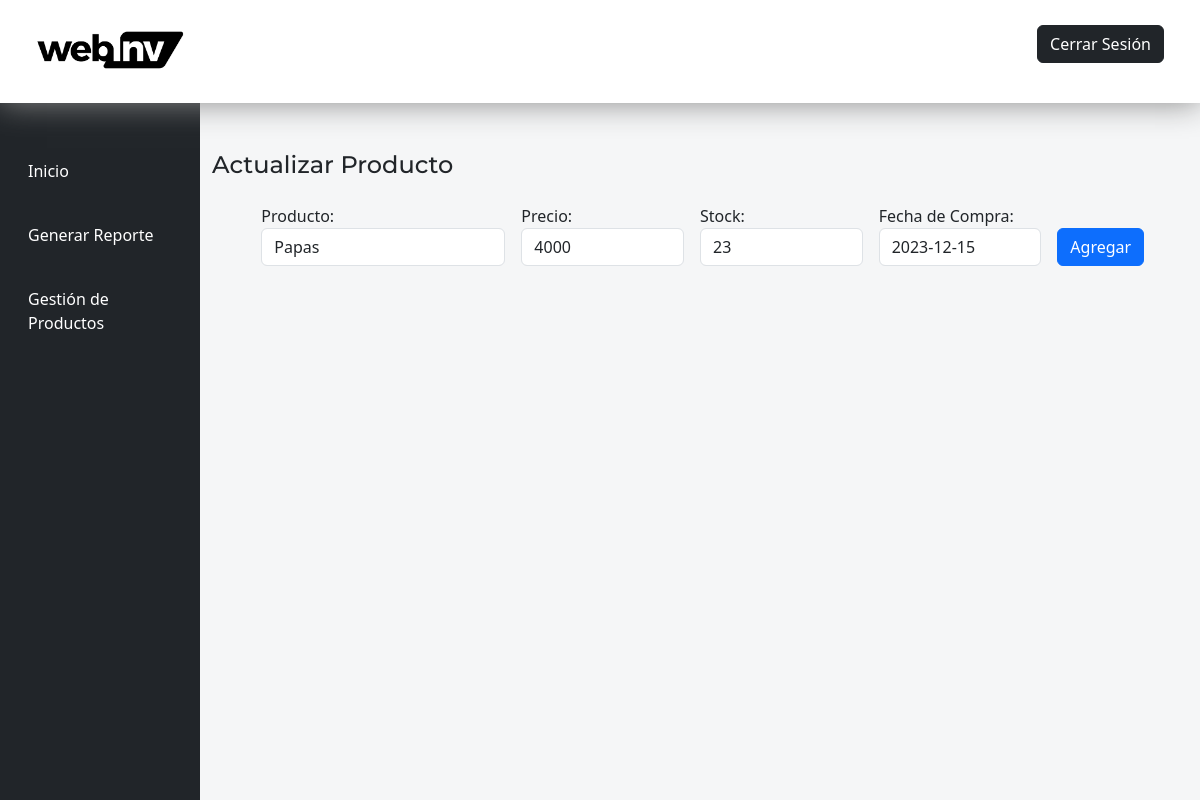
Screenshot of /actualizar_producto/2/ with the database file from the repository.
### productos/models.py (models this page shows, shortened)
class Producto(models.Model):
    id = models.AutoField(primary_key=True)
    nombre_producto = models.CharField(max_length=50)
    precio = models.IntegerField(default = 0)
    stock = models.IntegerField(default = 0)
    fecha_compra = models.DateField(max_length=50)
    created_at = models.DateTimeField(auto_now_add = True)

### web/views.py (the view)
# urls.py: path('actualizar_producto/<int:producto_id>/', views.actualizar_producto, name='actualizar_producto'),
def actualizar_producto(request, producto_id):
    producto = get_object_or_404(Producto, id=producto_id)
    if request.method == 'POST':
        form = RegisterForm(request.POST)
        if form.is_valid():
            producto.nombre_producto = form.cleaned_data['nombre_producto']
            producto.precio = form.cleaned_data['precio']
            producto.stock = form.cleaned_data['stock']
            producto.fecha_compra = form.cleaned_data['fecha_compra']
            producto.save()
            return redirect('gestion_productos')
    else:
        form = RegisterForm(initial={
            'nombre_producto': producto.nombre_producto,
            'precio': producto.precio,
            'stock': producto.stock,
            'fecha_compra': producto.fecha_compra.strftime('%Y-%m-%d'),
        })
    return render(request, 'web/actualizarproducto.html', {'form': form, 'producto': producto})

### web/templates/web/actualizarproducto.html (shortened to what this page needs)
{% extends 'base/baseindex.html' %}
{% load static %}
{% block content_index %}
    <div class="row mt-5">
        <h4>Actualizar Producto</h4>
    </div>
    <form method="post" class="d-flex mt-3 gap-3 justify-content-center">
        <div class="col-3">
            <label for="{{ form.nombre_producto.id_for_label }}">Producto:</label>
            {{ form.nombre_producto }}
        </div>
        <div class="col-2">
            <label for="{{ form.precio.id_for_label }}">Precio:</label>
            {{ form.precio }}
        </div>
        <div class="col-2">
            <label for="{{ form.stock.id_for_label }}">Stock:</label>
            {{ form.stock }}
        </div>
        <div class="col-2">
            <label for="{{ form.fecha_compra.id_for_label }}">Fecha de Compra:</label>
            {{ form.fecha_compra }}
        </div>
        <div class="col-lg-1 d-flex align-items-end">
            <button type="submit" class="btn btn-primary">Agregar</button>
        </div>
    </form>
{% endblock %}

### web/static/web/css/style.css (style rules this page uses)
* { margin: 0; padding: 0; }
h1, h2, h3, h4, h5, h6 { font-family: 'Montserrat', sans-serif; }

### rows the page displays
Producto: nombre_producto "Papas", precio "4000", stock "23", fecha_compra "2023-12-15"
